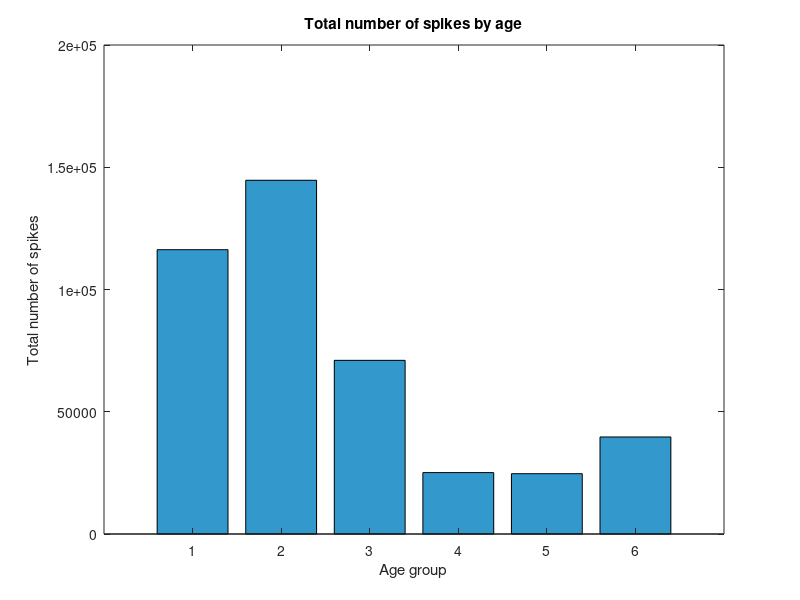

MATLAB code to generate this figure: (Note: this script raises an error after producing the figure.)
% Ejemplo de datos (ajusta según los tuyos)
total_spks = [116285, 144674, 71028, 25116, 24669, 39683]; % Valores en el eje Y
nombres2 = ["Juvenile1", "Juvenile2", "Juvenile3", "Old1", "Old2", "Old3"]; % Etiquetas del eje X

% Grupos (eje x)
grupos = 1:length(total_spks);

% Gráfico de barras
figure;
bar(grupos, total_spks, 'FaceColor', [0.2, 0.6, 0.8]); % Barra con colores personalizados

% Configuración del gráfico
xlabel('Age group');
ylabel('Total number of spikes');
title('Total number of spikes by age');

% Configuración de los ticks y etiquetas del eje X
xticks(grupos); % Posiciones de los ticks
xticklabels(nombres2); % Etiquetas de los ticks

grid on;
hold off;
